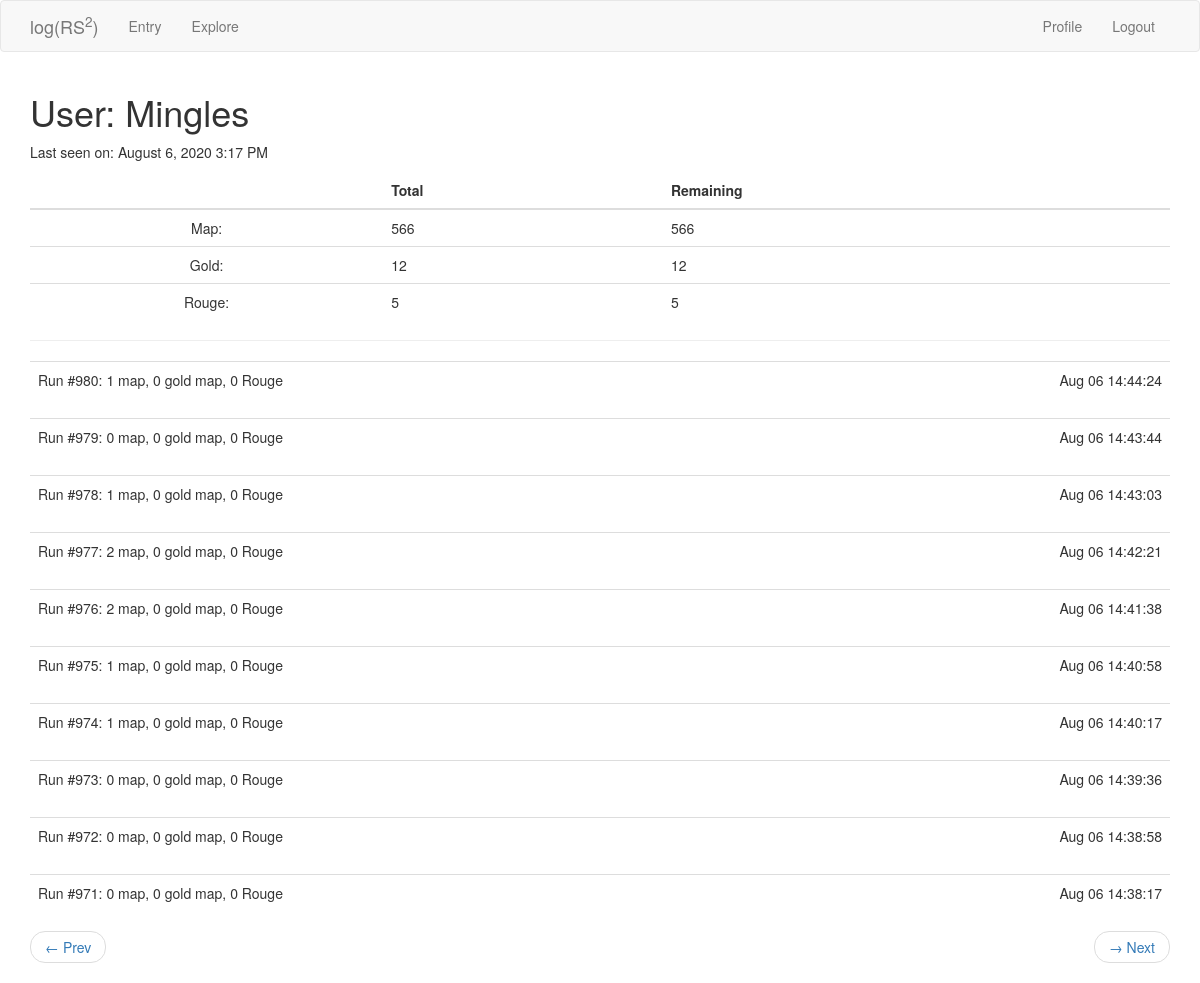
Page /user/Mingles?page=4 (signed in) on the committed database.
### app/models.py (models this page shows, shortened)
class User(UserMixin, db.Model):
    id = db.Column(db.Integer, primary_key=True)
    username = db.Column(db.String(64), index=True, unique=True)
    email = db.Column(db.String(128), index=True, unique=True)
    password_hash = db.Column(db.String(128))
    last_seen = db.Column(db.DateTime, default=datetime.utcnow)
    map_drops = db.relationship('MapDrop', backref='player', lazy='dynamic')

class MapDrop(db.Model):
    id = db.Column(db.Integer, primary_key=True)
    map = db.Column(db.Integer)
    gold_map = db.Column(db.Integer)
    rouge = db.Column(db.Integer)
    time = db.Column(db.DateTime, index=True, default=datetime.utcnow)
    user_id = db.Column(db.Integer, db.ForeignKey('user.id'))
    run = db.Column(db.Integer)

### app/routes.py (the view)
@app.route('/user/<username>')
@login_required
def user(username):
    user = User.query.filter_by(username=username).first_or_404()
    page = request.args.get('page', 1, type=int)
    maps = db.session.query(db.func.sum(MapDrop.map)).filter_by(user_id=user.id).scalar()
    gold_maps = db.session.query(db.func.sum(MapDrop.gold_map)).filter_by(user_id=user.id).scalar()
    rouges = db.session.query(db.func.sum(MapDrop.rouge)).filter_by(user_id=user.id).scalar()
    mapdrops = user.map_drops.order_by(MapDrop.time.desc()).paginate(page, app.config['MAPDROPS_PER_PAGE'], False)
    next_url = prev_url = None
    if mapdrops.has_next:
        next_url = url_for('user', username=user.username, page=mapdrops.next_num)
    if mapdrops.has_prev:
        prev_url = url_for('user', username=user.username, page=mapdrops.prev_num)
    return render_template('user.html', title='Profile', user=user, maps=maps, gold_maps=gold_maps, rouges=rouges,
                            mapdrops=mapdrops.items, next_url=next_url, prev_url=prev_url)

### app/models.py (called while the page is built)
@login.user_loader
def load_user(id):
    return User.query.get(int(id))

### app/routes.py (called while the page is built)
@app.before_request
def before_request():
    if current_user.is_authenticated:
        current_user.last_seen = datetime.utcnow()
        db.session.commit()

### app/templates/user.html
{% extends "base.html" %}
{% block app_content %}
    <h1>User: {{ user.username }}</h1>
    {% if user.last_seen %}
    <p>Last seen on: {{ moment(user.last_seen).format('LLL') }}</p>
    {% endif %}
    <table class="table table-hover">
        <thead>
            <tr>
                <th scope="col"></th>
                <th scope="col">Total</th>
                <th scope="col">Remaining</th>
            </tr>
        </thead>
        <tbody>
            <tr>
                <td align="center">Map:</td>
                <td>{{ maps }}</td>
                <td>{{ maps }}</td>
            </tr>
            <tr>
                <td align="center">Gold:</td>
                <td>{{ gold_maps }}</td>
                <td>{{ gold_maps }}</td>
            </tr>
            <tr>
                <td align="center">Rouge:</td>
                <td>{{ rouges }}</td>
                <td>{{ rouges }}</td>
            </tr>
        </tbody>
    </table>
    <hr>
    {% for mapdrop in mapdrops %}
        {% include "_mapdrop.html" %}
    {% endfor %}
    {% if prev_url or next_url %}
    <nav aria-label="...">
        <ul class="pager">
            <li class="previous{% if not prev_url %} disabled{% endif %}">
                <a href="{{ prev_url or '#' }}">
                    <span aria-hidden="true">&larr;</span> Prev
                </a>
            </li>
            <li class="next{% if not next_url %} disabled{% endif %}">
                <a href="{{ next_url or '#' }}">
                    <span aria-hidden="true">&rarr;</span> Next
                </a>
            </li>
        </ul>
    </nav>
    {% endif %}
{% endblock %}

### app/templates/_mapdrop.html (shortened to what this page needs)
<table class="table table-hover">
    <tr>
        <td>
            Run #{{ mapdrop.run }}:
            {{ mapdrop.map }} map, {{ mapdrop.gold_map }} gold map, {{ mapdrop.rouge }} Rouge
        </td>
        <td align="right">
            {{ moment(mapdrop.time).format('MMM DD HH:mm:ss') }}
        </td>
    </tr>
</table>

### rows in the picture
User: username "Mingles", last_seen "August 6, 2020 3:17 PM"
MapDrop: run "980", map "1", gold_map "0", rouge "0", time "Aug 06 14:44:24"
MapDrop: run "979", map "0", gold_map "0", rouge "0", time "Aug 06 14:43:44"
MapDrop: run "978", map "1", gold_map "0", rouge "0", time "Aug 06 14:43:03"
MapDrop: run "977", map "2", gold_map "0", rouge "0", time "Aug 06 14:42:21"
MapDrop: run "976", map "2", gold_map "0", rouge "0", time "Aug 06 14:41:38"
MapDrop: run "975", map "1", gold_map "0", rouge "0", time "Aug 06 14:40:58"
MapDrop: run "974", map "1", gold_map "0", rouge "0", time "Aug 06 14:40:17"
MapDrop: run "973", map "0", gold_map "0", rouge "0", time "Aug 06 14:39:36"
MapDrop: run "972", map "0", gold_map "0", rouge "0", time "Aug 06 14:38:58"
MapDrop: run "971", map "0", gold_map "0", rouge "0", time "Aug 06 14:38:17"

### other values in the picture
{{ maps }} "566"
{{ gold_maps }} "12"
{{ rouges }} "5"
